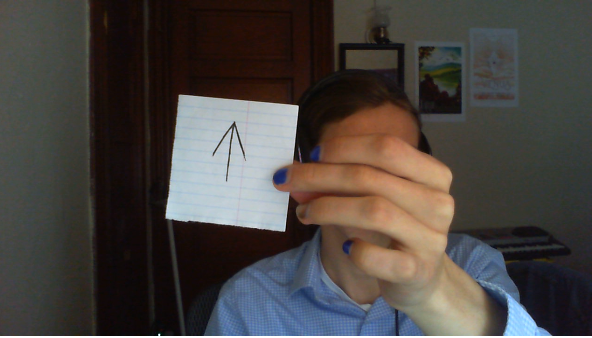
#> input picture images/1.png, 592 x 338 px; its folder holds only this picture in this run
$ python square_detection_skew_correction.py
#> lines starting #> are read from the running program, lines starting #| are printed output that depends on the picture; after the words box and inside, x2 and y2 are one past the last pixel; in counts of white or black regions, pixels touching at a corner belong together
import cv2
import numpy as np
import os

images_directory = r'images/'
list_of_files = []

for filename in os.listdir(images_directory):
    list_of_files.append(filename)

image_number = 0
for file in list_of_files:
    image = cv2.imread(images_directory + file)
#> image is the input picture: shape (338, 592, 3); mean B, G, R 65.3, 68.9, 73.9

    gray = cv2.cvtColor(image, cv2.COLOR_BGR2GRAY)
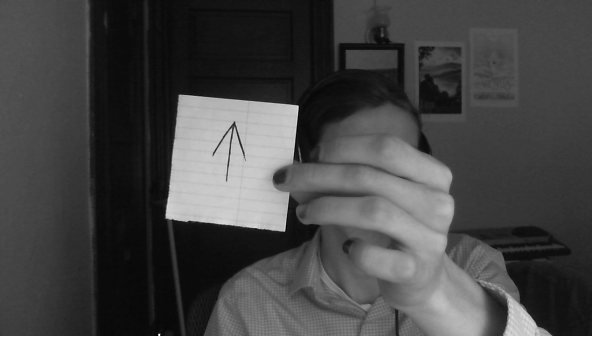
#> gray: shape (338, 592); min 2, max 255, mean 70
    blur = cv2.medianBlur(gray, 5)
    sharpen_kernel = np.array([[-1,-1,-1], [-1,9,-1], [-1,-1,-1]])
    sharpen = cv2.filter2D(blur, -1, sharpen_kernel)
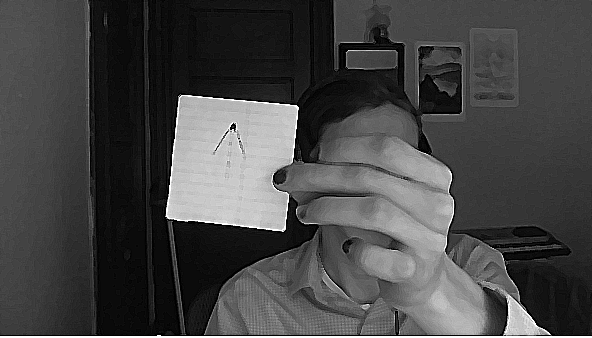
#> sharpen: shape (338, 592); min 0, max 255, mean 70.1

    thresh = cv2.threshold(sharpen,160,255, cv2.THRESH_BINARY_INV)[1]
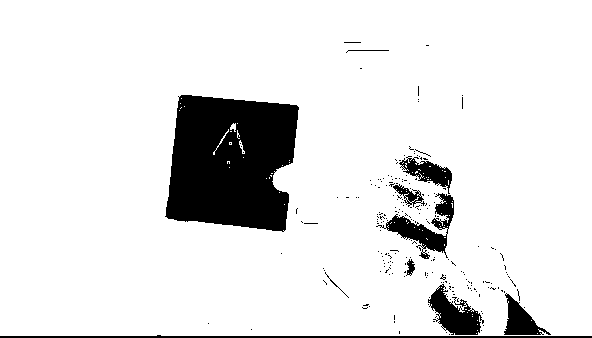
#> thresh: shape (338, 592); 89.3% white; 224 black regions (214 under 20 px), largest, box (x1, y1, x2, y2) and area: (165, 95, 299, 232) 14549, (376, 193, 454, 259) 1560, (428, 284, 484, 335) 1405
    kernel = cv2.getStructuringElement(cv2.MORPH_RECT, (3,3))
    close = cv2.morphologyEx(thresh, cv2.MORPH_CLOSE, kernel, iterations=2)
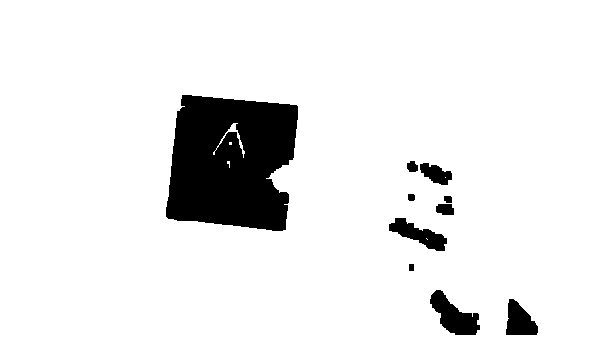
#> close: shape (338, 592); 91% white; 10 black regions, largest, box (x1, y1, x2, y2) and area: (166, 95, 298, 231) 14423, (430, 290, 480, 335) 1160, (389, 218, 447, 251) 851
    close = cv2.bitwise_not(close)
#> close: shape (338, 592); 9% white; 10 white regions

    cnts = cv2.findContours(close, cv2.RETR_EXTERNAL, cv2.CHAIN_APPROX_SIMPLE)
#> cnts = 10 contours; largest, box (x1, y1, x2, y2) and area: (166, 95, 298, 231) 14338, (430, 290, 480, 335) 1080, (389, 218, 447, 251) 776, (506, 299, 538, 335) 723, (420, 163, 452, 185) 385
    cnts = cnts[0] if len(cnts) == 2 else cnts[1]

    min_area = 6000
    max_area = 60000

    for c in cnts:
        area = cv2.contourArea(c)
        if area > min_area and area < max_area:
            x,y,w,h = cv2.boundingRect(c)
            ROI = cv2.cvtColor(image[y:y+h, x:x+w], cv2.COLOR_BGR2GRAY)

            # Correct orientation
            # Locate corners
            i = 0
            max = 0
            max_i = 0
            for top_pixel in ROI[0]:
                if top_pixel > max:
                    max = top_pixel
                    max_i = i
                i = i + 1
            top_max = max_i

            i = 0
            max = 0
            max_i = 0
            for bottom_pixel in ROI[len(ROI) - 1]:
                if bottom_pixel > max:
                    max = bottom_pixel
                    max_i = i
                i = i + 1
            bottom_max = max_i

            max = 0
            max_j = 0
            for j in range(len(ROI)):
                pixel = ROI[j, 0]
                if pixel > max:
                    max = pixel
                    max_j = j
            left_max = max_j

            max = 0
            max_j = 0
            for j in range(len(ROI)):
                pixel = ROI[j, len(ROI[0]) - 1]
                if pixel > max:
                    max = pixel
                    max_j = j
            right_max = max_j

            # Locate points of the documents or object which you want to transform
            pts1 = np.float32([[top_max,0], [len(ROI[0]),right_max], [0,left_max], [bottom_max,len(ROI)]])
            pts2 = np.float32([[0, 0], [128, 0], [0, 128], [128, 128]])

            # Apply Perspective Transform Algorithm
            matrix = cv2.getPerspectiveTransform(pts1, pts2)
            result = cv2.warpPerspective(ROI, matrix, (128, 128))
            #cv2.imshow('Corrected', result)

            cv2.imwrite('processed-images/corrected3_{}.png'.format(image_number), result)
            cv2.rectangle(image, (x, y), (x + w, y + h), (36,255,12), 2)
            image_number += 1
#> this loop made 10 passes
#> (area, x, y, w, h) on pass 10: (14338, 166, 95, 132, 136)
#> area on passes 1, 2, 4, 5, 6, 7: 723, 1080.5, 776, 147, 38, 34.5
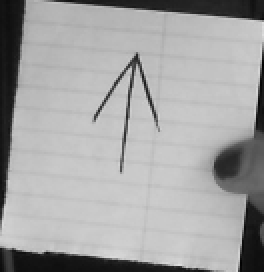
#> ROI: shape (136, 132) (shown 2 times larger); min 2, max 224, mean 163.1
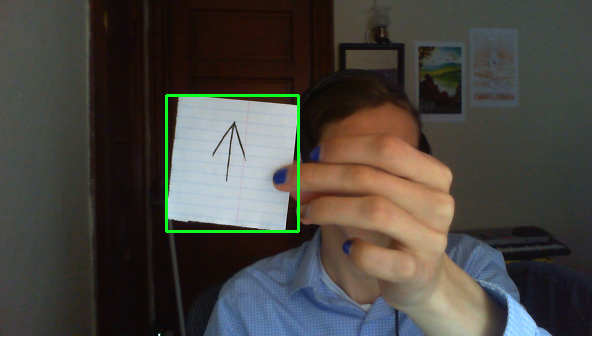
#> image: shape (338, 592, 3); 0.8% of pixels changed, all inside (x1, y1, x2, y2) = (165, 94, 300, 233)
#> after the loop, image_number = 1

    # [5 lines of commented-out code are left out]

$ run again, on images/2.png
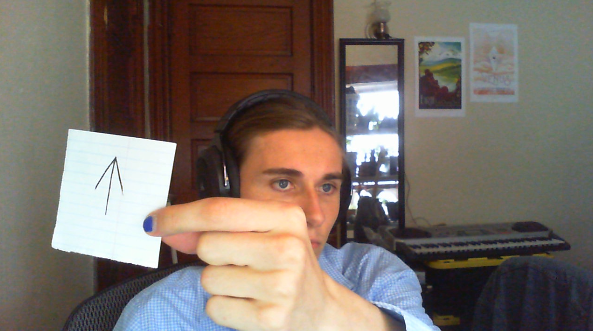
#> input picture images/2.png, 593 x 333 px
#> image is the input picture: shape (333, 593, 3); mean B, G, R 103.3, 111.2, 122.2
#> `thresh = cv2.threshold(sharpen,160,255, cv2.THRESH_BINARY_INV)[1]`:
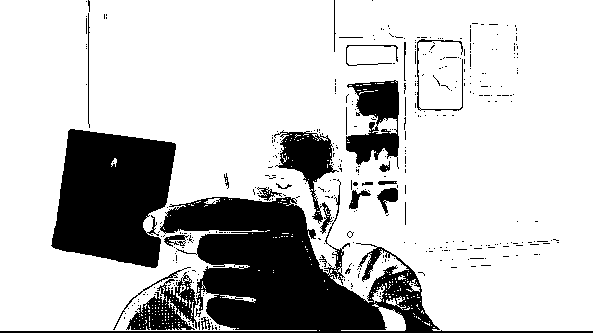
#> thresh: shape (333, 593); 77.7% white; 408 black regions (383 under 20 px), largest, box (x1, y1, x2, y2) and area: (0, 179, 593, 333) 23214, (51, 129, 176, 268) 12839, (346, 80, 399, 169) 2721
#> cnts = 30 contours, 7 with area under 20; largest, box (x1, y1, x2, y2) and area: (164, 198, 385, 333) 16440, (52, 129, 176, 268) 12571, (283, 137, 330, 181) 1458, (357, 81, 399, 120) 1189, (346, 133, 399, 163) 988
#> the loop `for c in cnts:` made 30 passes
#> (area, x, y, w, h) on passes 22, 29: (16439.5, 164, 198, 221, 135), (12571, 52, 129, 124, 139)
#> after the loop `for c in cnts:`:
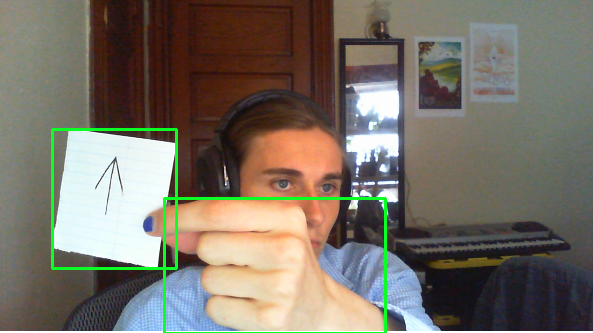
#> image: shape (333, 593, 3); 1.64% of pixels changed, all inside (x1, y1, x2, y2) = (51, 128, 387, 333)
#> after the loop `for c in cnts:`: image_number = 2
